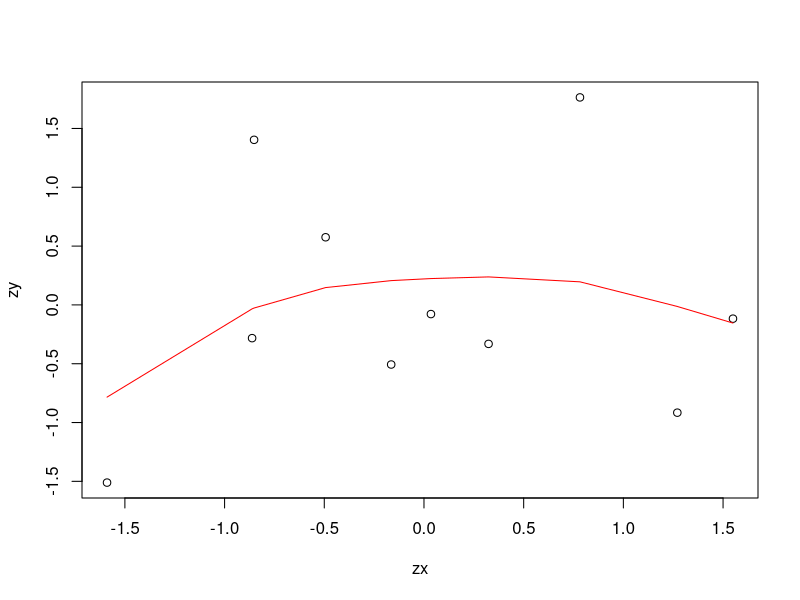

Reproduce this figure in R.
# covariance

x <- matrix(round(rnorm(20), 2), 10, 2, byrow = TRUE)
x_xbar <- x[, 1] - mean(x[, 1])
y_ybar <- x[, 2] - mean(x[, 2])
numer <- sum(x_xbar*y_ybar)
denom <- dim(x)[[1]]-1
mycov <- numer/denom
print(mycov)

# correlation

mycorel <- cov(x[, 1], x[, 2])/(sd(x[, 1])*sd(x[, 2]))
mycorel

# outliers

zx <- (x[, 1]-mean(x[,1]))/sd(x[,1])
zy <- (x[, 2]-mean(x[,2]))/sd(x[,2])
	# plot for above values

li <- smooth.spline(zx, zy, spar = 0.6)
plot(zx, zy); lines(li, col = "red")